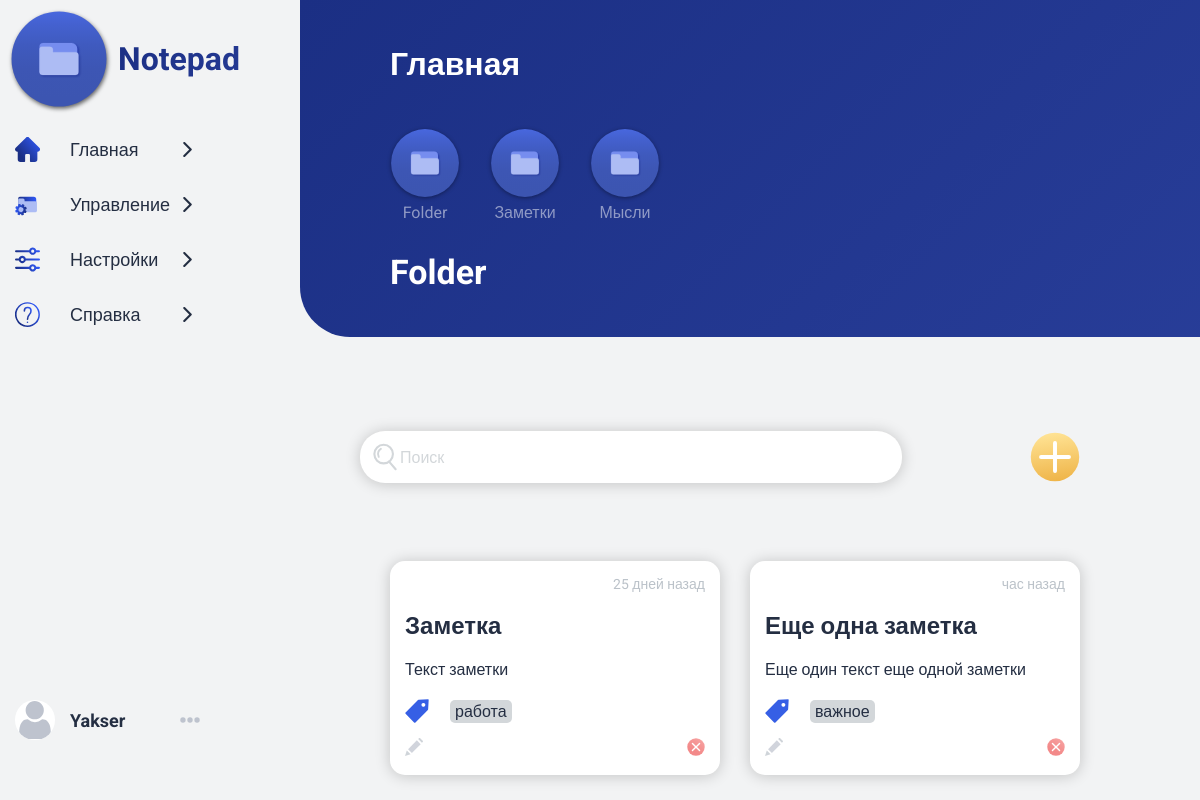
Page /1 (signed in) on the committed database.
### data/user.py (models this page shows, shortened)
class User(SqlAlchemyBase, UserMixin, SerializerMixin):
    __tablename__ = 'user'
    id = sqlalchemy.Column(sqlalchemy.Integer,
                           primary_key=True, autoincrement=True)
    login = sqlalchemy.Column(sqlalchemy.String, unique=True, nullable=False)
    password = sqlalchemy.Column(sqlalchemy.String, nullable=False)
    name = sqlalchemy.Column(sqlalchemy.String)
    surname = sqlalchemy.Column(sqlalchemy.String)
    sex = sqlalchemy.Column(sqlalchemy.String)
    country = sqlalchemy.Column(sqlalchemy.String)
    city = sqlalchemy.Column(sqlalchemy.String)
    phone = sqlalchemy.Column(sqlalchemy.String)
    email = sqlalchemy.Column(sqlalchemy.String, unique=True, nullable=False)
    modified_date = sqlalchemy.Column(sqlalchemy.String,
                                      default=current_date)
    folders = orm.relation("Folder", back_populates='user')

### data/folder.py (models this page shows, shortened)
class Folder(SqlAlchemyBase, SerializerMixin):
    __tablename__ = 'folder'
    id = sqlalchemy.Column(sqlalchemy.Integer, primary_key=True, unique=True, nullable=False)
    name = sqlalchemy.Column(sqlalchemy.String, nullable=False)
    date = sqlalchemy.Column(sqlalchemy.String, nullable=True, default=current_date)
    user_id = sqlalchemy.Column(sqlalchemy.Integer,
                                sqlalchemy.ForeignKey("user.id"))
    user = orm.relation('User')
    notes = orm.relation("Note", back_populates='folder')

### data/note.py (models this page shows, shortened)
class Note(SqlAlchemyBase, SerializerMixin):
    __tablename__ = 'note'
    id = sqlalchemy.Column(sqlalchemy.Integer, primary_key=True, unique=True, nullable=False)
    header = sqlalchemy.Column(sqlalchemy.String, nullable=False)
    text = sqlalchemy.Column(sqlalchemy.Text, nullable=True)
    date = sqlalchemy.Column(sqlalchemy.String, nullable=True, default=current_date)
    folder_id = sqlalchemy.Column(sqlalchemy.Integer,
                                  sqlalchemy.ForeignKey("folder.id"))
    folder = orm.relation('Folder')
    tags = sqlalchemy.Column(sqlalchemy.String)

### run.py (the view)
@app.route('/<folder_id>', methods=['POST', 'GET'])
@app.route('/folders/<folder_id>', methods=['POST', 'GET'])
@login_required
def folders(folder_id):
    if not folder_id.isdigit():
        return redirect(url_for('home'))
    if request.method == 'GET':
        query = ''
    else:
        query = request.form.get('search-note')
    acc_folders = current_user.folders
    session = db_session.create_session()
    notes = session.query(Note).filter(Note.folder_id == folder_id) \
        .filter(Note.header.like('%' + query.lower() + '%')).all()
    empty = ''
    if not notes:
        empty = "В этой папке нет ни одной заметки..."
    return render_template('folders.html', folders=acc_folders, notes=notes,
                           current_folder=session.query(Folder).filter(Folder.id == folder_id).first(),
                           empty=empty,
                           user=current_user, query=query)

### data/db_session.py (called while the page is built)
def create_session() -> Session:
    global __factory
    return __factory()

### data/momentjs.py (called while the page is built)
    def render(self, format):
        return Markup("""<script>moment.locale("ru");
                            document.write(moment(\"%s\").%s);
                        </script>"""
                      % (
                          self.timestamp.strftime("%Y-%m-%dT%H:%M:%S"), format))

    def fromNow(self):
        return self.render("fromNow()")

### run.py (called while the page is built)
@login_manager.user_loader
def load_user(user_id):
    db_sess = db_session.create_session()
    return db_sess.query(User).get(user_id)

### templates/folders.html (shortened to what this page needs)
{% extends 'main.html' %}
{% block block %}
    <div class="block">
        <div class="block-header">
            <h1>Главная</h1>
            <div class="block-menu">
                <ul class="folders">
                    {% for folder in folders %}
                        <li>
                            <a href="/{{ folder.id }}">
                                <img src="../static/img/folder.svg" alt="">
                                <span>{{ folder.name.capitalize() }}</span>
                            </a>
                        </li>
                    {% endfor %}
                </ul>
                <span class="cur-subheader cur-folder">{{ current_folder.name.capitalize() }}</span>
            </div>
        </div>
        <div class="content">
            <div class="manage">
                <form method="POST" class="search-form">
                    <input type="text" id="search-note" name="search-note" placeholder="Поиск" value="{{ query }}">
                </form>
                <a href="/add_note/{{ current_folder.id }}" class="add-btn"><img src="../static/img/add.svg"
                                                                                 alt=""></a>
            </div>
            <div class="notes">
                {% for note in notes %}
                    <article class="note">
                        <span class="date">{{ momentjs(note.date).fromNow() }}</span>
                        {% if note.header | length > 20 %}
                            <h2>{{ note.header.capitalize()[:20] }}...</h2>
                        {% else %}
                            <h2>{{ note.header.capitalize() }}</h2>
                        {% endif %}
                        <div class="note-text">
                            {% if note.text | length > 355 %}
                                <p>{{ note.text[:355] }}...</p>
                            {% else %}
                                <p>{{ note.text }}</p>
                            {% endif %}
                        </div>
                        {% if note.tags %}
                            <div class="tags">
                                <p class="tag"></p>
                                {% for tag in note.tags.split() %}
                                    <p class="tag">{{ tag }}</p>
                                {% endfor %}
                            </div>
                        {% endif %}
                        <div class="sub-btns">
                            <a href="/edit/{{ note.id }}"
                               class="edit-btn sub-btn"><img src="../static/img/pencil.svg" alt=""></a>
                            <a href="/del/{{ current_folder.id }}/{{ note.id }}"
                               class="del-btn sub-btn"><img src="../static/img/del.svg" alt=""></a>
                        </div>
                    </article>
                {% endfor %}
            </div>
        </div>
    </div>
{% endblock %}

### templates/main.html (shortened to what this page needs)
<!DOCTYPE html>
<html lang=ru>
<head>
    <link rel="stylesheet" href=" {{ url_for('static', filename='css/main.css') }}">
</head>
<body>
<div class="wrapper">
    <header>
        <div class="head">
            <div class="ico"><a href="#"><img src="../static/img/folder.svg" alt=""></a></div>
            <a href="{{ url_for('home') }}" class="text-logo">Notepad</a>
        </div>
        <nav>
            <ul class="menu">
                <li>
                    <a href="/" class="menu-link">
                        <img src="../static/img/home.svg" alt="">
                        <span>Главная</span>
                        <img class="right-arrow" src="../static/img/right-arrow.svg" alt="">
                    </a>
                </li>
                <li>
                    <a href="{{url_for('manage_folders')}}" class="menu-link">
                        <img src="../static/img/manage_folders.svg" alt="">
                        <span>Управление</span>
                        <img class="right-arrow" src="../static/img/right-arrow.svg" alt="">
                    </a>
                </li>
                <li>
                    <a href="{{ url_for('settings') }}" class="menu-link">
                        <img src="../static/img/settings.svg" alt="">
                        <span>Настройки</span>
                        <img class="right-arrow" src="../static/img/right-arrow.svg" alt="">
                    </a>
                </li>
                <li>
                    <a href="{{url_for('about')}}" class="menu-link">
                        <img src="../static/img/about.svg" alt="">
                        <span>Справка</span>
                        <img class="right-arrow" src="../static/img/right-arrow.svg" alt="">
                    </a>
                </li>
            </ul>
            <div class="user-nav">
                <img src="../static/img/user.svg" alt="" class="user-avatar">
                {% if user.login %}
                    <a class="user-name" href="{{ url_for('profile') }}">{{ user.login }}</a>
                {% else %}
                    <a class="login-ref" href="{{ url_for('login_page') }}">Войти</a>
                {% endif %}
                <div class="user-menu">
                </div>
            </div>
        </nav>
    </header>
    {% block block %}
    {% endblock %}
</div>
</body>
</html>

### rows in the picture
User: login "Yakser"
Folder: name "Folder"
Folder: name "Заметки"
Folder: name "Мысли"
Note: header "Заметка", text "Текст заметки", tags "работа"
Note: header "Еще одна заметка", text "Еще один текст еще одной заметки", tags "важное"
